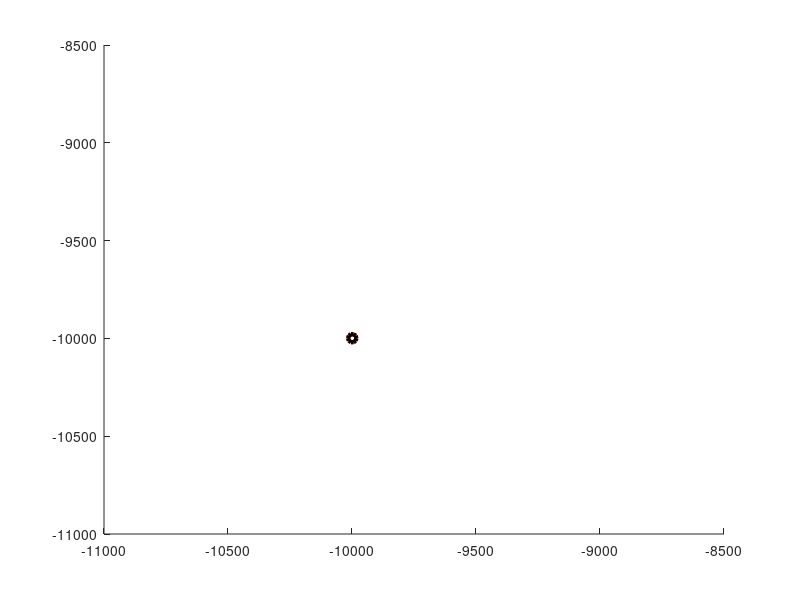

This figure's MATLAB source: (Note: this script raises an error after producing the figure.)
%#ok<*SUSENS>

figure(2), clf, hold on

plot(-9999,-9999,'or-','LineWidth',3)
plot(-9999,-9999,'ok-','LineWidth',3)
legend({'MATLAB svds','SVD Coreset'},'Location','N','FontSize',24)
axis([0 5000 0 800])

%%
load coreset_runtimes_0204x
plot(K,runtimes/60,'ok-','LineWidth',3)
xlabel('Approximation rank k','FontSize',16)
ylabel('Running time (min)','FontSize',16)
title(sprintf('A[%d x %d], sparsity=%1.3f',10000,100000,0.001),'FontSize',18)

%%
load matlab_runtimes_0127_3x
plot(K,runtimes/60,'r-','LineWidth',3)
plot(K(1:end-1),runtimes(1:end-1)/60,'sr','LineWidth',3,'MarkerSize',5)
plot(K(end),runtimes(end)/60,'xr','LineWidth',3,'MarkerSize',20)
annotation('textarrow',[0.285,0.285],[0.285,0.225],'String',sprintf(' MATLAB\ncrashed'),'FontSize',16)
